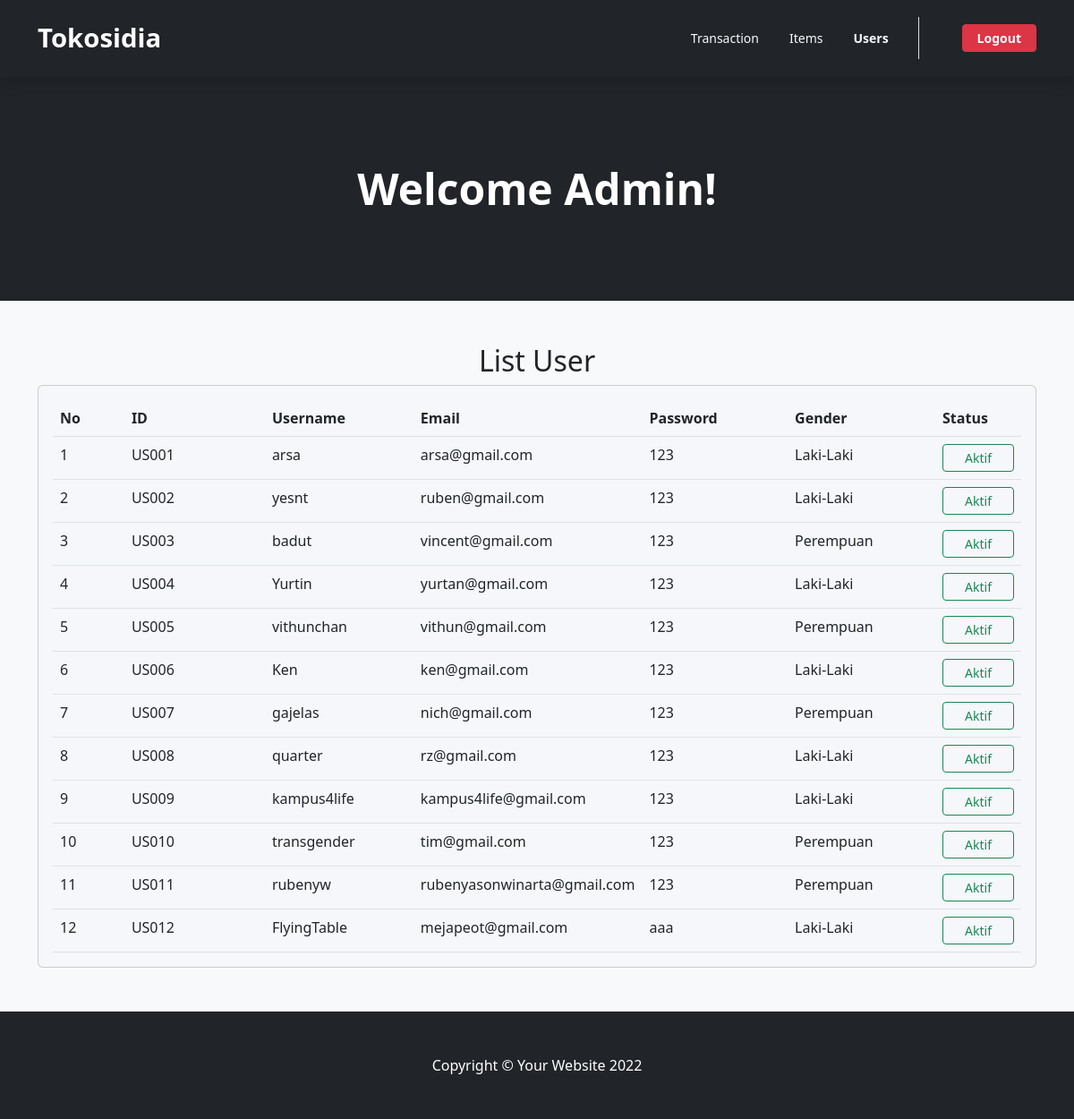
The app's page /admin-user.php with its own data.
### tables this page shows
CREATE TABLE `users` (
  `us_id` varchar(5) NOT NULL,
  `us_username` varchar(255) NOT NULL,
  `us_email` varchar(255) NOT NULL,
  `us_gender` tinyint(1) NOT NULL COMMENT '1=Male, 0=Female',
  `us_password` varchar(30) NOT NULL
);

### admin-user.php (the view, shortened to what this page needs)
<?php
    require('action.php');
?>
<!DOCTYPE html>
<html lang="en">
    <head>
        <link href="https://cdn.jsdelivr.net/npm/bootstrap-icons@1.4.1/font/bootstrap-icons.css" rel="stylesheet">
        <link href="https://cdn.jsdelivr.net/npm/bootstrap@5.2.2/dist/css/bootstrap.min.css" rel="stylesheet">
        <link href="assets/css/general.css" rel="stylesheet">
    </head>
    <body>
        <nav class="my-nav navbar navbar-expand-lg p-3 position-sticky top-0 w-100 shadow navbar-dark bg-dark">
            <div class="container">
                <a class="navbar-brand" href="admin.php" style="font-size: 22pt; font-weight: bold;">Tokosidia</a>
                <div class="collapse navbar-collapse" id="navbarSupportedContent">
                    <ul class="navbar-nav ms-auto mb-2 me-5 mb-lg-0 px-3 border-end">
                        <li class="nav-item">
                            <a class="nav-link" aria-current="page" href="admin.php">
                                <button class="btn btn-sm text-light">Transaction</button>
                            </a>
                        </li>
                        <li class="nav-item">
                            <a class="nav-link" href="admin-item.php">
                                <button class="btn btn-sm text-light">Items</button>
                            </a>
                        </li>
                        <li class="nav-item">
                            <a class="nav-link" href="">
                                <button class="btn btn-sm text-light fw-bold">Users</button>
                            </a>
                        </li>
                    </ul>
                    <div class="d-flex">
                        <a class="" href="index.php">
                            <button class="btn btn-danger btn-sm px-3 fw-bold" name="logout">Logout</button>
                        </a>
                    </div>
                </div>
            </div>
        </nav>
        <header class="bg-dark py-5">
            <div class="container px-5">
                <div class="row gx-5 justify-content-center">
                    <div class="col-lg-6">
                        <div class="text-center my-5">
                            <h1 class="display-5 fw-bolder text-white mb-2">Welcome Admin!</h1>
                        </div>
                    </div>
                </div>
            </div>
        </header>
        <section class="intro py-5 border-bottom bg-light" id="features">
            <div class="mask d-flex align-items-center h-100">
                <div class="container text-center">
                    <h2>List User</h2>
                    <div class="row justify-content-center">
                        <div class="col-12">
                            <div class="card shadow-2-strong" style="background-color: #f5f7fa;">
                                <div class="card-body">
                                    <div class="table-responsive">
                                        <table class="table table-border mb-0 align-items-center justify-content-center text-start">
                                            <thead>
                                            <tr>
                                                <th scope="col">No</th>
                                                <th scope="col">ID</th>
                                                <th scope="col">Username</th>
                                                <th scope="col">Email</th>
                                                <th scope="col">Password</th>
                                                <th scope="col">Gender</th>
                                                <th scope="col">Status</th>
                                            </tr>
                                            </thead>
                                            <tbody>
                                            <tbody>
                                                <?php
                                                    $query = "SELECT * from users";
                                                    $query = mysqli_query($con, $query);
                                                    $counter = 1;
                                                    while($row = mysqli_fetch_array($query, MYSQLI_ASSOC)){
                                                ?>
                                                <tr>
                                                    <td class='col-1'><?=$counter?></td>
                                                    <td class='col-2'><?=$row['us_id']?></td>
                                                    <td class='col-2'><?=$row['us_username']?></td>
                                                    <td class='col-2'><?=$row['us_email']?></td>
                                                    <td class='col-2'><?=$row['us_password']?></td>
                                                    <td class='col-2'><?=($row['us_gender'] == 1? 'Laki-Laki' : 'Perempuan')?></td>
                                                    <td class='col-1'>
                                                        <button name='btn-apply' class='btn btn-outline-success btn-sm px-4'>Aktif</button>
                                                    </td>
                                                </tr>
                                                <?php
                                                        $counter++;
                                                    }
                                                ?>
                                            </tbody>
                                        </table>
                                    </div>
                                </div>
                            </div>
                        </div>
                    </div>
                </div>
            </div>
        </section>
        <footer class="py-5 bg-dark">
            <div class="container px-5"><p class="m-0 text-center text-white">Copyright &copy; Your Website 2022</p></div>
        </footer>
    </body>
</html>

### assets/css/general.css (style rules this page uses)
.my-nav { z-index: 10; }

### records on screen
users: us_id "US001", us_username "arsa", us_email "arsa@gmail.com", us_password "123", us_gender "Laki-Laki"
users: us_id "US002", us_username "yesnt", us_email "ruben@gmail.com", us_password "123", us_gender "Laki-Laki"
users: us_id "US003", us_username "badut", us_email "vincent@gmail.com", us_password "123", us_gender "Perempuan"
users: us_id "US004", us_username "Yurtin", us_email "yurtan@gmail.com", us_password "123", us_gender "Laki-Laki"
users: us_id "US005", us_username "vithunchan", us_email "vithun@gmail.com", us_password "123", us_gender "Perempuan"
users: us_id "US006", us_username "Ken", us_email "ken@gmail.com", us_password "123", us_gender "Laki-Laki"
users: us_id "US007", us_username "gajelas", us_email "nich@gmail.com", us_password "123", us_gender "Perempuan"
users: us_id "US008", us_username "quarter", us_email "rz@gmail.com", us_password "123", us_gender "Laki-Laki"
users: us_id "US009", us_username "kampus4life", us_email "kampus4life@gmail.com", us_password "123", us_gender "Laki-Laki"
users: us_id "US010", us_username "transgender", us_email "tim@gmail.com", us_password "123", us_gender "Perempuan"
users: us_id "US011", us_username "rubenyw", us_email "rubenyasonwinarta@gmail.com", us_password "123", us_gender "Perempuan"
users: us_id "US012", us_username "FlyingTable", us_email "mejapeot@gmail.com", us_password "aaa", us_gender "Laki-Laki"
